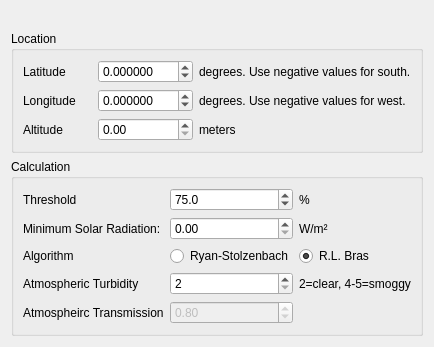
<?xml version="1.0" encoding="UTF-8"?>
<ui version="4.0">
 <class>solar_criteria</class>
 <widget class="QWidget" name="solar_criteria">
  <property name="geometry">
   <rect>
    <x>0</x>
    <y>0</y>
    <width>400</width>
    <height>289</height>
   </rect>
  </property>
  <property name="windowTitle">
   <string>Form</string>
  </property>
  <layout class="QVBoxLayout" name="verticalLayout">
   <item>
    <widget class="QLabel" name="reportNameBig">
     <property name="text">
      <string/>
     </property>
    </widget>
   </item>
   <item>
    <widget class="QGroupBox" name="groupBox">
     <property name="title">
      <string>Location</string>
     </property>
     <layout class="QGridLayout" name="gridLayout">
      <item row="1" column="1">
       <widget class="QDoubleSpinBox" name="longitude">
        <property name="toolTip">
         <string>&lt;html&gt;&lt;head/&gt;&lt;body&gt;&lt;p&gt;Longitude in degrees, negative west.&lt;/p&gt;&lt;/body&gt;&lt;/html&gt;</string>
        </property>
        <property name="decimals">
         <number>6</number>
        </property>
        <property name="minimum">
         <double>-180.000000000000000</double>
        </property>
        <property name="maximum">
         <double>180.000000000000000</double>
        </property>
       </widget>
      </item>
      <item row="0" column="1">
       <widget class="QDoubleSpinBox" name="latitude">
        <property name="toolTip">
         <string>&lt;html&gt;&lt;head/&gt;&lt;body&gt;&lt;p&gt;Latitude in degrees, negative south.&lt;/p&gt;&lt;/body&gt;&lt;/html&gt;</string>
        </property>
        <property name="decimals">
         <number>6</number>
        </property>
        <property name="minimum">
         <double>-90.000000000000000</double>
        </property>
        <property name="maximum">
         <double>90.000000000000000</double>
        </property>
       </widget>
      </item>
      <item row="1" column="0">
       <widget class="QLabel" name="label_2">
        <property name="text">
         <string>Longitude</string>
        </property>
       </widget>
      </item>
      <item row="0" column="2">
       <widget class="QLabel" name="label_3">
        <property name="text">
         <string>degrees. Use negative values for south.</string>
        </property>
       </widget>
      </item>
      <item row="0" column="0">
       <widget class="QLabel" name="label">
        <property name="text">
         <string>Latitude</string>
        </property>
       </widget>
      </item>
      <item row="1" column="2">
       <widget class="QLabel" name="label_4">
        <property name="text">
         <string>degrees. Use negative values for west.</string>
        </property>
       </widget>
      </item>
      <item row="2" column="0">
       <widget class="QLabel" name="label_7">
        <property name="text">
         <string>Altitude</string>
        </property>
       </widget>
      </item>
      <item row="2" column="2">
       <widget class="QLabel" name="label_9">
        <property name="text">
         <string>meters</string>
        </property>
       </widget>
      </item>
      <item row="2" column="1">
       <widget class="QDoubleSpinBox" name="altitude">
        <property name="toolTip">
         <string>&lt;html&gt;&lt;head/&gt;&lt;body&gt;&lt;p&gt;Station altitude in meters. Only required by the Ryan-Stolzenbach algorithm.&lt;/p&gt;&lt;/body&gt;&lt;/html&gt;</string>
        </property>
       </widget>
      </item>
     </layout>
    </widget>
   </item>
   <item>
    <widget class="QGroupBox" name="groupBox_3">
     <property name="title">
      <string>Calculation</string>
     </property>
     <layout class="QGridLayout" name="gridLayout_3">
      <item row="0" column="0">
       <widget class="QLabel" name="label_10">
        <property name="text">
         <string>Threshold</string>
        </property>
       </widget>
      </item>
      <item row="0" column="1">
       <widget class="QDoubleSpinBox" name="threshold">
        <property name="toolTip">
         <string>&lt;html&gt;&lt;head/&gt;&lt;body&gt;&lt;p&gt;If the measured solar radiation is greater than this percentage of the theoretical maximum solar radiation it will be considered sunny.&lt;/p&gt;&lt;/body&gt;&lt;/html&gt;</string>
        </property>
        <property name="decimals">
         <number>1</number>
        </property>
        <property name="maximum">
         <double>100.000000000000000</double>
        </property>
        <property name="value">
         <double>75.000000000000000</double>
        </property>
       </widget>
      </item>
      <item row="0" column="2">
       <widget class="QLabel" name="label_11">
        <property name="text">
         <string>%</string>
        </property>
       </widget>
      </item>
      <item row="3" column="2">
       <widget class="QLabel" name="label_14">
        <property name="text">
         <string>2=clear, 4-5=smoggy</string>
        </property>
       </widget>
      </item>
      <item row="2" column="2">
       <widget class="QRadioButton" name="alg_bras">
        <property name="toolTip">
         <string>&lt;html&gt;&lt;head/&gt;&lt;body&gt;&lt;p&gt;Bras, Rafael L. &lt;br/&gt;Hydrology: an introduction to hydrologic science. &lt;br/&gt;Addison Wesley Publishing Company, 1990.&lt;/p&gt;&lt;/body&gt;&lt;/html&gt;</string>
        </property>
        <property name="text">
         <string>R.L. Bras</string>
        </property>
        <property name="checked">
         <bool>true</bool>
        </property>
       </widget>
      </item>
      <item row="2" column="0">
       <widget class="QLabel" name="label_12">
        <property name="text">
         <string>Algorithm</string>
        </property>
       </widget>
      </item>
      <item row="3" column="0">
       <widget class="QLabel" name="label_13">
        <property name="text">
         <string>Atmospheric Turbidity</string>
        </property>
       </widget>
      </item>
      <item row="2" column="1">
       <widget class="QRadioButton" name="alg_ryan_stolzenbach">
        <property name="toolTip">
         <string>&lt;html&gt;&lt;head/&gt;&lt;body&gt;&lt;p&gt;Ryan, P.J. and K.D. Stolzenbach. 1972. &lt;br/&gt;Engineering aspects of heat disposal from power generation, (D.R.F. Harleman, ed.). &lt;br/&gt;R.M. Parson Laboratory for Water Resources and Hydrodynamics, Department of Civil Engineering, Massachusetts Institute of Technology, Cambridge, MA&lt;/p&gt;&lt;/body&gt;&lt;/html&gt;</string>
        </property>
        <property name="text">
         <string>Ryan-Stolzenbach</string>
        </property>
       </widget>
      </item>
      <item row="3" column="1">
       <widget class="QSpinBox" name="atmospheric_turbidity">
        <property name="toolTip">
         <string>&lt;html&gt;&lt;head/&gt;&lt;body&gt;&lt;p&gt;Atmospheric Turbidity Factor for the R.L. Bras algorithm.&lt;/p&gt;&lt;p&gt;2=clear, 4-5=smoggy. Default=2.&lt;/p&gt;&lt;/body&gt;&lt;/html&gt;</string>
        </property>
        <property name="minimum">
         <number>2</number>
        </property>
        <property name="maximum">
         <number>5</number>
        </property>
        <property name="value">
         <number>2</number>
        </property>
       </widget>
      </item>
      <item row="4" column="1">
       <widget class="QDoubleSpinBox" name="atmospheric_transmission_coefficient">
        <property name="enabled">
         <bool>false</bool>
        </property>
        <property name="toolTip">
         <string>&lt;html&gt;&lt;head/&gt;&lt;body&gt;&lt;p&gt;Atmospheric Transmission Coefficient for the Ryan-Stolzenbach algorithm.&lt;/p&gt;&lt;p&gt;&lt;br/&gt;&lt;/p&gt;&lt;p&gt;Range: 0.7-0.91. Default=0.8&lt;/p&gt;&lt;/body&gt;&lt;/html&gt;</string>
        </property>
        <property name="minimum">
         <double>0.700000000000000</double>
        </property>
        <property name="maximum">
         <double>0.910000000000000</double>
        </property>
        <property name="singleStep">
         <double>0.010000000000000</double>
        </property>
        <property name="value">
         <double>0.800000000000000</double>
        </property>
       </widget>
      </item>
      <item row="4" column="0">
       <widget class="QLabel" name="label_15">
        <property name="text">
         <string>Atmospheirc Transmission</string>
        </property>
       </widget>
      </item>
      <item row="1" column="0">
       <widget class="QLabel" name="label_5">
        <property name="text">
         <string>Minimum Solar Radiation:</string>
        </property>
       </widget>
      </item>
      <item row="1" column="1">
       <widget class="QDoubleSpinBox" name="minimum_solar">
        <property name="toolTip">
         <string>&lt;html&gt;&lt;head/&gt;&lt;body&gt;&lt;p&gt;This lets you set the minimum solar radiation value before which it can be considered sunny. This lets you filter out early morning/late evening when the theoretical maximum is very low. This is an additional restriction on top of the threshold calculation - it does not replace it.&lt;/p&gt;&lt;/body&gt;&lt;/html&gt;</string>
        </property>
       </widget>
      </item>
      <item row="1" column="2">
       <widget class="QLabel" name="label_6">
        <property name="text">
         <string>W/m²</string>
        </property>
       </widget>
      </item>
     </layout>
    </widget>
   </item>
   <item>
    <spacer name="verticalSpacer">
     <property name="orientation">
      <enum>Qt::Vertical</enum>
     </property>
     <property name="sizeHint" stdset="0">
      <size>
       <width>20</width>
       <height>40</height>
      </size>
     </property>
    </spacer>
   </item>
  </layout>
 </widget>
 <tabstops>
  <tabstop>latitude</tabstop>
  <tabstop>longitude</tabstop>
  <tabstop>altitude</tabstop>
  <tabstop>threshold</tabstop>
  <tabstop>minimum_solar</tabstop>
  <tabstop>alg_ryan_stolzenbach</tabstop>
  <tabstop>alg_bras</tabstop>
  <tabstop>atmospheric_turbidity</tabstop>
  <tabstop>atmospheric_transmission_coefficient</tabstop>
 </tabstops>
 <resources/>
 <connections>
  <connection>
   <sender>alg_bras</sender>
   <signal>toggled(bool)</signal>
   <receiver>atmospheric_turbidity</receiver>
   <slot>setEnabled(bool)</slot>
   <hints>
    <hint type="sourcelabel">
     <x>324</x>
     <y>262</y>
    </hint>
    <hint type="destinationlabel">
     <x>206</x>
     <y>286</y>
    </hint>
   </hints>
  </connection>
  <connection>
   <sender>alg_ryan_stolzenbach</sender>
   <signal>toggled(bool)</signal>
   <receiver>atmospheric_transmission_coefficient</receiver>
   <slot>setEnabled(bool)</slot>
   <hints>
    <hint type="sourcelabel">
     <x>206</x>
     <y>262</y>
    </hint>
    <hint type="destinationlabel">
     <x>206</x>
     <y>312</y>
    </hint>
   </hints>
  </connection>
 </connections>
</ui>
